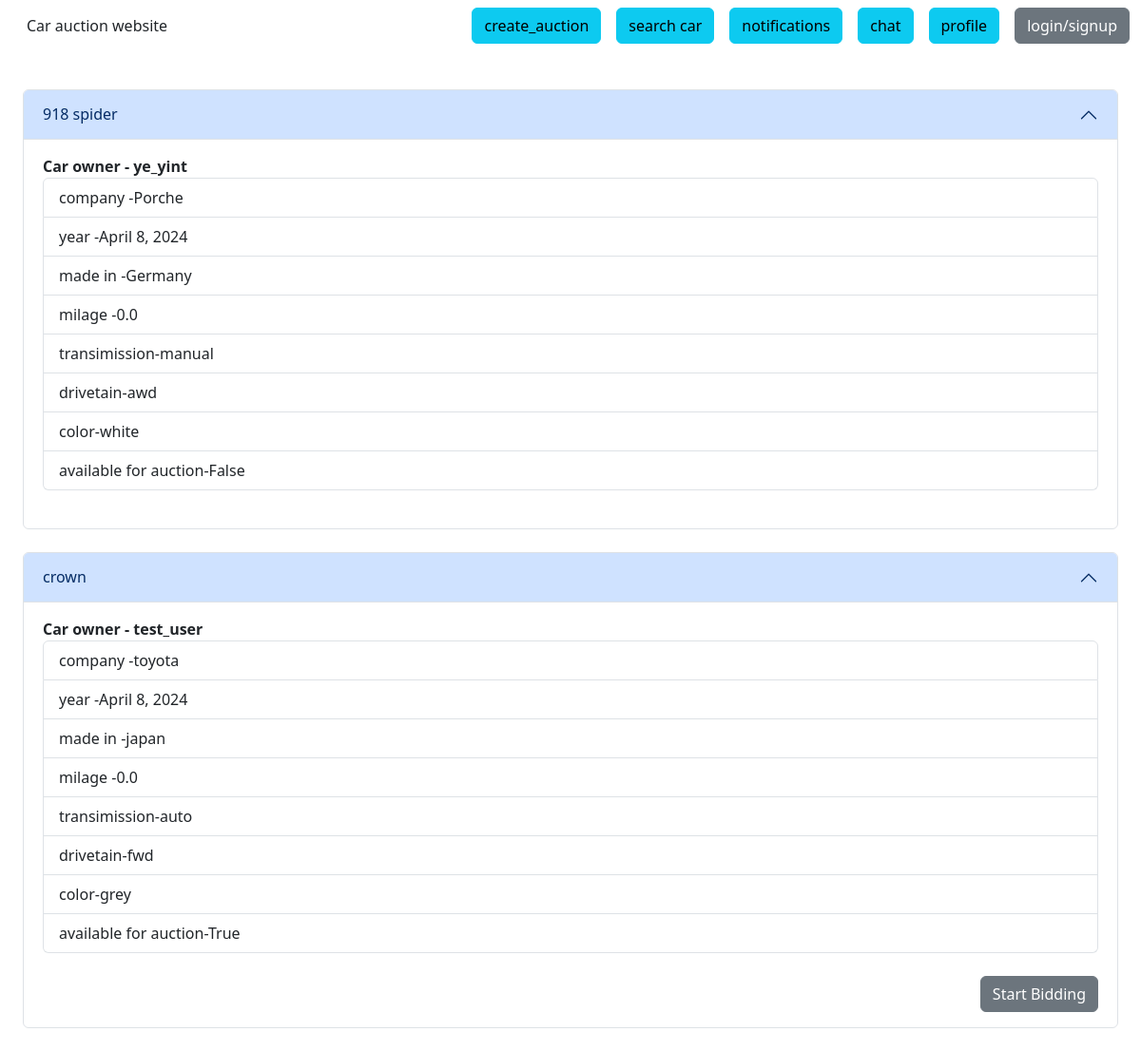
The page / on the database its author committed.
### core/models.py (models this page shows, shortened)
class Car(models.Model):
    TRANSMISSIONS = {
        "auto": "auto transmission",
        "manual": "manual transmission",
        "cvt": "continuous variable transmission CVT ",
    }
    DRIVETRAINS = {
        "awd": "all wheel drive",
        "fwd": "front-wheel drive",
        "rwd": "rear-wheel drive",
        "4wd": "four-wheel drive",
    }
    owner = models.ForeignKey(
        settings.AUTH_USER_MODEL,
        on_delete=models.CASCADE,
        related_name="car_owner",
        null=True,
        blank=True,
    )
    car_model = models.CharField(max_length=20)
    car_company = models.CharField(max_length=20)
    year = models.DateField(help_text="the year in which the car was made")
    made_in = models.CharField(max_length=10, help_text="made in which country")
    milage = models.FloatField()
    transmission_type = models.CharField(max_length=6, choices=TRANSMISSIONS)
    drivetrain = models.CharField(max_length=3, choices=DRIVETRAINS)
    color = models.CharField(max_length=20, null=True, blank=True)
    auction_start_time = models.DateTimeField(auto_now_add=True)
    auction_end_date = models.DateTimeField(auto_now=True)
    available_for_auction = models.BooleanField(default=False)
    images = models.ImageField(upload_to="cars/", null=True, blank=True)
    class Meta:
        ordering = ["-auction_start_time"]
    def __str__(self):
        return f"{self.car_model} "

class AppUser(AbstractUser):
    profile_img = models.ImageField(null=True, blank=True, upload_to="profile_imgs/")
    about_me = models.TextField(null=True, blank=True, max_length=300)

### core/views.py (the view)
# urls.py: path("", Home.as_view(), name="home_page"),
class Home(ListView):
    model = Car
    paginate_by = 10
    template_name = "home.html"

### core/templates/home.html (shortened to what this page needs)
{% extends 'base.html' %}
{% load static %}
{% block body %}
  {% for car in object_list %}
   <div class="accordion m-4" id="accordionExample">
    <div class="accordion-item">
      <h2 class="accordion-header">
        <button class="accordion-button" type="button" data-bs-toggle="collapse" data-bs-target="#collapseOne" aria-expanded="true" aria-controls="collapseOne">
           {{car}}
        </button>
      </h2>
      <div id="collapseOne" class="accordion-collapse collapse show" data-bs-parent="#accordionExample">
        <div class="accordion-body">
           <strong>Car owner - {{car.owner.username}}</strong>
           <ul class="list-group">
             <li class="list-group-item">company -{{car.car_company}}</li>
             <li class="list-group-item">year -{{car.year}}</li>
             <li class="list-group-item">made in -{{car.made_in}}</li>
             <li class="list-group-item">milage -{{car.milage}}</li>
             <li class="list-group-item">transimission-{{car.transmission_type}}</li>
             <li class="list-group-item">drivetain-{{car.drivetrain}}</li>
             <li class="list-group-item">color-{{car.color}}</li>
             <li class="list-group-item">available for auction-{{car.available_for_auction}}</li>
           </ul>
           {% if car.available_for_auction %}
              <div class="d-flex justify-content-end align-items-center">
                <a href="{% url 'auction' car.id %}" class="btn btn-secondary">Start Bidding</a>
              </div>
           {% endif %}
        </div>
      </div>
    </div>
    </div>
  {% endfor %}
{% endblock %}

### core/templates/base.html (shortened to what this page needs)
<!DOCTYPE html>
<html lang="en">
  <head>
    <link href="https://cdn.jsdelivr.net/npm/bootstrap@5.3.3/dist/css/bootstrap.min.css" rel="stylesheet">
  </head>
  <body>
    {% include 'navbar.html' %}
    {% block body %}
    {% endblock %}
  </body>
</html>

### core/templates/navbar.html (shortened to what this page needs)
<nav class="navbar navbar-expand-md navbar-light pb-4">
    <div class="container-xxl">
      <a class="navbar-brand" href="#intro">
        <span class="text-secondary fw-bold">
          <a class="nav-link" href="{% url "home_page" %}" >Car auction website</a>
        </span>
      </a>
      <div class="collapse navbar-collapse justify-content-end align-center" id="main-nav">
        <ul class="navbar-nav">
          <li class="nav-item">
            <a class="btn btn-info mx-2" href="{% url 'create' %}">create_auction</a>
          </li>
          <li class="nav-item">
            <a class="btn btn-info mx-2" href="#topics">search car</a>
          </li>
          <li class="nav-item">
            <a class="btn btn-info mx-2" href="#topics">notifications</a>
          </li>
          <li class="nav-item">
            <a class="btn btn-info mx-2" href="#topics">chat</a>
          </li>
          <li class="nav-item">
           <a class="btn btn-info mx-2" href="{% url "profile" %}">profile</a>
          </li>
          <li class="nav-item ms-2 d-none d-md-inline">
            {% if request.user.is_authenticated %}
              <form action="{% url 'account_logout' %}" method="post">
                {% csrf_token %}
                <button type="submit" class="btn btn-secondary">Logout</button>
              </form>
            {% else %}
            <a class="btn btn-secondary" href="{% url 'account_login' %}">
              login/signup
            </a>
            {% endif %}
          </li>
        </ul>
      </div>
    </div>
  </nav>

### rows shown on the page
Car: car_model "918 spider", owner.username "ye_yint", car_company "Porche", year "April 8, 2024", made_in "Germany", milage "0.0", transmission_type "manual", drivetrain "awd", color "white", available_for_auction "False"
Car: car_model "crown", owner.username "test_user", car_company "toyota", year "April 8, 2024", made_in "japan", milage "0.0", transmission_type "auto", drivetrain "fwd", color "grey", available_for_auction "True", shows "Start Bidding"
